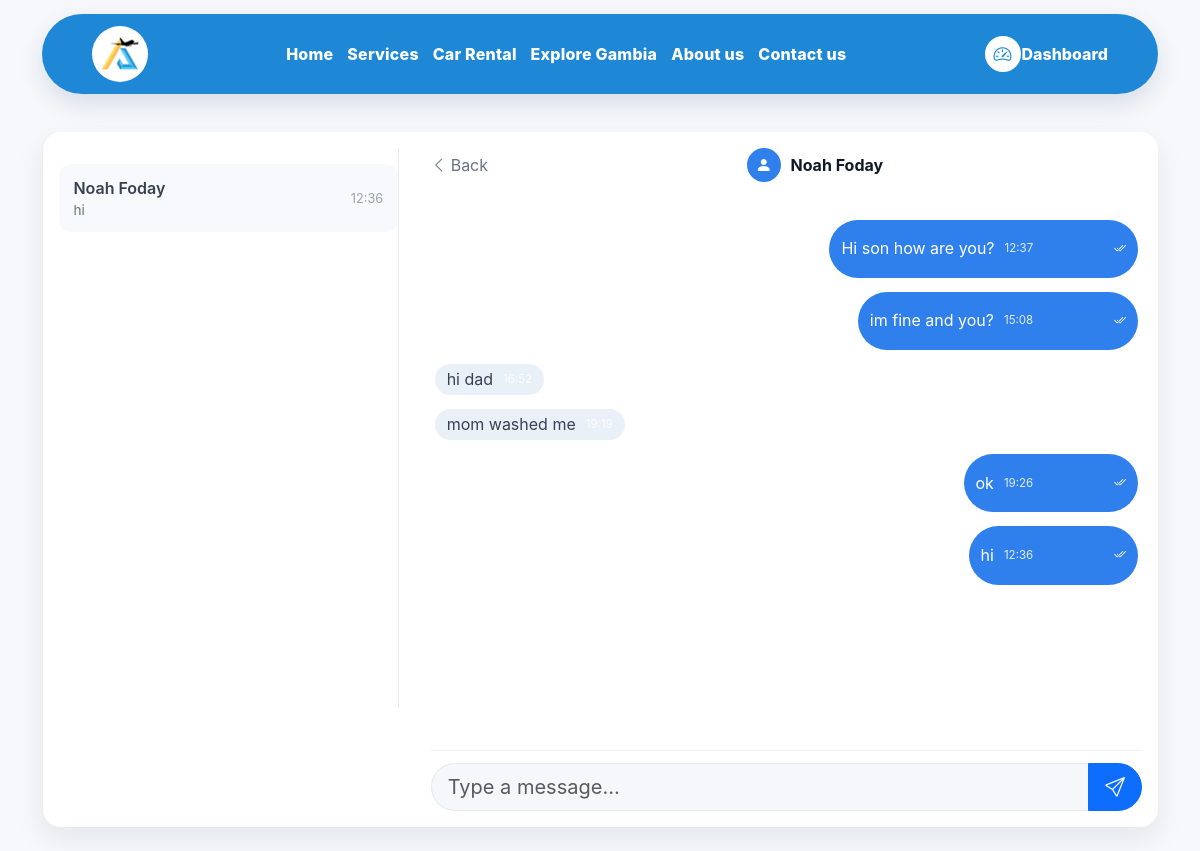
/messages/2/ (signed in), run on the app's committed database.
### apps/accounts/models.py (models this page shows, shortened)
class User(AbstractUser):
    is_admin = models.BooleanField(default=False)
    phone = models.CharField(max_length=20, blank=True, null=True)

### apps/messages/models.py (models this page shows, shortened)
class Message(models.Model):
    sender = models.ForeignKey(
        settings.AUTH_USER_MODEL,
        on_delete=models.CASCADE,
        related_name="aircar_sent_messages",
    )
    recipient = models.ForeignKey(
        settings.AUTH_USER_MODEL,
        on_delete=models.CASCADE,
        related_name="aircar_received_messages",
    )
    body = models.TextField()
    created_at = models.DateTimeField(auto_now_add=True, db_index=True)
    is_read = models.BooleanField(default=False)
    class Meta:
        ordering = ["-created_at"]
        indexes = [
            models.Index(fields=["recipient", "is_read", "created_at"]),
            models.Index(fields=["sender", "recipient", "created_at"]),
        ]

### apps/messages/views.py (the view)
# urls.py: path("<int:user_id>/", thread_view, name="thread"),
@login_required
def thread_view(request, user_id):
    if not (request.user.is_staff or request.user.is_superuser):
        admin = _primary_admin()
        if not admin:
            messages.info(request, "Support is not available yet.")
            return redirect("messages:list")
        if user_id != admin.id:
            return redirect("messages:thread", user_id=admin.id)
        other = admin
    else:
        other = get_object_or_404(User, pk=user_id)
        if other.id == request.user.id:
            return redirect("messages:list")
    Message.objects.filter(sender=other, recipient=request.user, is_read=False).update(is_read=True)
    msgs = Message.objects.filter(
        Q(sender=request.user, recipient=other) |
        Q(sender=other, recipient=request.user)
    ).order_by("created_at")
    if not (request.user.is_staff or request.user.is_superuser):
        users_sidebar = _annotated_convo_list(User.objects.filter(pk=other.pk), request.user)
    else:
        to_ids = Message.objects.filter(sender=request.user).values_list("recipient_id", flat=True)
        from_ids = Message.objects.filter(recipient=request.user).values_list("sender_id", flat=True)
        counterpart_ids = set(list(to_ids) + list(from_ids))
        counterpart_ids.discard(request.user.id)
        users_qs = (
            User.objects.filter(id__in=counterpart_ids)
            if counterpart_ids else User.objects.exclude(id=request.user.id)
        )
        users_sidebar = _annotated_convo_list(users_qs, request.user)
    ctx = {
        "other": other,
        "messages": msgs,
        "users_sidebar": users_sidebar,
    }
    return render(request, "messages/thread.html", ctx)

### apps/messages/views.py (called while the page is built)
def _annotated_convo_list(base_users_qs, me):
    convo = Message.objects.filter(
        Q(sender=me, recipient=OuterRef("pk")) |
        Q(sender=OuterRef("pk"), recipient=me)
    ).order_by("-created_at")
    last_time = Subquery(convo.values("created_at")[:1])
    last_body = Subquery(convo.values("body")[:1])
    unread_qs = (
        Message.objects
        .filter(sender=OuterRef("pk"), recipient=me, is_read=False)
        .order_by()
        .values("sender")
        .annotate(c=Count("id"))
        .values("c")
    )
    return (
        base_users_qs
        .annotate(
            last_message_at=last_time,
            last_message_body=Coalesce(last_body, Value("", output_field=TextField())),
            unread=Coalesce(Subquery(unread_qs), Value(0, output_field=IntegerField())),
        )
        .order_by("-last_message_at", "username")
    )

### apps/messages/templates/messages/thread.html (shortened to what this page needs)
<!DOCTYPE html>
<html lang="en">
{% extends "base.html" %}
{% load static %}
{% block extra_head %}
<link rel="stylesheet" href="{% static 'css/dashboard.css' %}">
{% endblock %}
{% block content %}
<div class="container py-4">
  <div class="card p-0 chat-shell">
    <div class="row g-0">
      <div class="col-lg-4 d-none d-lg-block p-3">
        <div class="sidebar no-border">
          <div class="sidebar-header d-flex align-items-center justify-content-between mb-2">
          </div>
          {% for u in users_sidebar %}
            <a href="{% url 'messages:thread' u.id %}" class="text-decoration-none">
              <div class="sidebar-tile {% if u.id == other.id %}active{% endif %}">
                <div class="me-3 sidebar-main">
                  <div class="sidebar-name text-truncate">{{ u.get_full_name|default:u.username }}</div>
                  <div class="sidebar-snippet text-truncate">
                    {{ u.last_message_body|default_if_none:""|truncatechars:48 }}
                  </div>
                </div>
                <div class="text-end sidebar-meta">
                  {% if u.last_message_at %}
                    <div class="sidebar-time">{{ u.last_message_at|time:"H:i" }}</div>
                  {% endif %}
                </div>
              </div>
            </a>
          {% empty %}
            <div class="text-muted small">No conversations yet.</div>
          {% endfor %}
        </div>
      </div>
      <div class="col-lg-8 p-3 ">
        <div class="d-flex align-items-center justify-content-between mb-2">
          <a href="{% url 'messages:list' %}" class="btn-back">
            <i class="bi bi-chevron-left"></i><span class="ms-1 d-none d-lg-inline">Back</span>
          </a>
          <div class="chat-user">
            <div class="chat-avatar"><i class="bi bi-person-fill"></i></div>
            <strong class="chat-username">{{ other.get_full_name|default:other.username }}</strong>
          </div>
        </div>
        <div id="thread" class="thread">
          {% for m in messages %}
            {% if m.sender_id == request.user.id %}
              <div class="msg-row msg-right">
                <div class="bubble bubble-right">
                  <span>{{ m.body }}</span>
                  <span class="bubble-time">{{ m.created_at|time:"H:i" }}</span>
                  <span class="bubble-tick {% if m.is_read %}read{% endif %}">
                    {% if m.is_read %}<i class="bi bi-check2-all"></i>{% else %}<i class="bi bi-check2"></i>{% endif %}
                  </span>
                </div>
              </div>
            {% else %}
              <div class="msg-row msg-left">
                <div class="bubble bubble-left">
                  <span>{{ m.body }}</span>
                  <span class="bubble-time">{{ m.created_at|time:"H:i" }}</span>
                </div>
              </div>
            {% endif %}
          {% empty %}
            <div class="text-center text-muted py-3">No messages yet.</div>
          {% endfor %}
        </div>
        <form method="post" action="{% url 'messages:send' other.id %}" class="composer">
          <div class="input-group">
            <input name="body" class="form-control form-control-lg" placeholder="Type a message…" required>
            <button class="btn btn-primary btn-lg btn-send" type="submit">
              <i class="bi bi-send"></i>
            </button>
          </div>
        </form>
      </div>
    </div>
  </div>
</div>
{% endblock %}

### static/css/dashboard.css (style rules this page uses)
:root { --bg: #f6f8fb; --surface: #ffffff; --ink: #0f172a; --muted: #475569; --muted-2: #94a3b8; --primary: #2563eb; --accent: #10b981; --shadow: 0 12px 30px rgba(15, 23, 42, 0.08); --radius: 16px; }
body { background: var(--bg) !important; font-family: "Inter", "SF Pro Display", system-ui, -apple-system, sans-serif; color: var(--ink); }
.card { border: 0; border-radius: 16px; box-shadow: var(--shadow); background: var(--surface); }
.chat-shell { border-radius: 18px; border-left: 1px solid rgba(0,0,0,0.08); }
.btn-back { color:#6b7280; text-decoration:none; display:inline-flex; align-items:center; }
.sidebar { height: 70vh; overflow-y: auto; }
.sidebar.no-border { border-right: 1px solid rgba(0,0,0,0.08); }
.sidebar-header { padding: .25rem 0; }
.sidebar-tile { background:#f7f9fc; border-radius:12px; padding:.75rem .9rem; display:flex; align-items:center; justify-content:space-between; }
.sidebar-name { font-weight:600; color:#374151; }
.sidebar-snippet { font-size:.85rem; color:#6b7280; }
.sidebar-time { font-size:.8rem; color:#9ca3af; }
.sidebar-main { min-width:0; }
.sidebar-meta { min-width:68px; }
.chat-user { display:inline-flex; align-items:center; gap:.6rem; }
.chat-avatar { width:34px; height:34px; border-radius:50%; background:#2f80ed; color:#fff; display:flex; align-items:center; justify-content:center; }
.chat-username { color:#111827; }
.thread { height: 70vh; overflow-y: auto; padding: 1rem .25rem; }
.msg-row { margin:14px 0; display:flex; }
.msg-left { justify-content:flex-start; }
.msg-right { justify-content:flex-end; }
.bubble { max-width:68%; border-radius:999px; padding:6px 12px; line-height:1.2; display:inline-flex; align-items:center; gap:8px; word-break:break-word; white-space:pre-wrap; }
.bubble-left { background:#e9f0f7; color:#374151; }
.bubble-right { background:#2f80ed; color:#fff; }
.bubble-time { font-size:.72rem; color:rgba(255,255,255,.85); margin-left:2px; }
.bubble-tick { font-size:.8rem; color:rgba(255,255,255,.85); }
.bubble-tick.read { color:#fff; }
.composer { border-top:1px solid rgba(0,0,0,0.06); padding-top:.75rem; }
.composer .form-control { border-radius:999px 0 0 999px; background:#f5f7fb; border:1px solid rgba(0,0,0,0.06); }
.composer .btn-send { border-radius:0 999px 999px 0; }
body { scroll-padding-top: 70px; }

### data on the page
User: get_full_name "Noah Foday", last_message_body "hi", last_message_at "12:36"
Message: body "Hi son how are you?", created_at "12:37", is_read True (drawn)
Message: body "im fine and you?", created_at "15:08", is_read True (drawn)
Message: body "hi dad"
Message: body "mom washed me"
Message: body "ok", created_at "19:26", is_read True (drawn)
Message: body "hi", created_at "12:36", is_read True (drawn)
